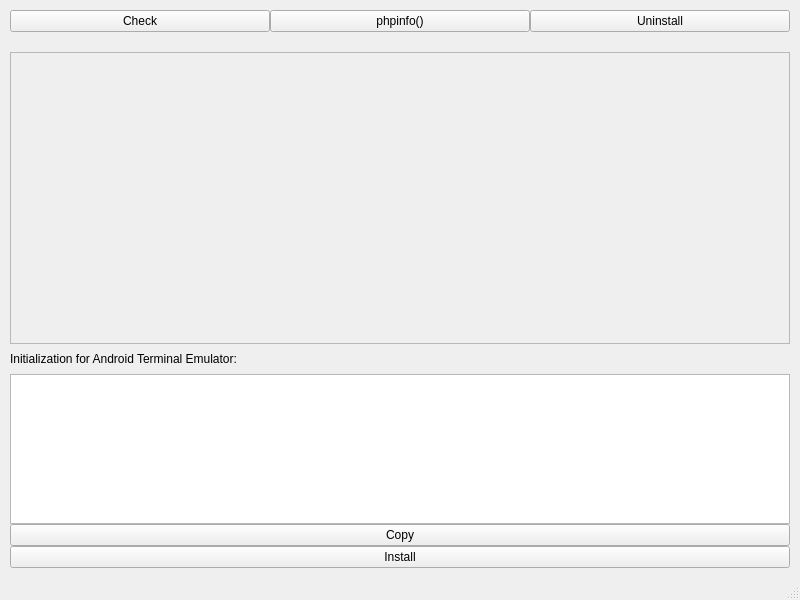
<?xml version="1.0" encoding="UTF-8"?>
<ui version="4.0">
 <class>MainWindow</class>
 <widget class="QMainWindow" name="MainWindow">
  <property name="geometry">
   <rect>
    <x>0</x>
    <y>0</y>
    <width>800</width>
    <height>600</height>
   </rect>
  </property>
  <property name="windowTitle">
   <string>MainWindow</string>
  </property>
  <widget class="QWidget" name="centralwidget">
   <layout class="QVBoxLayout" name="verticalLayout">
    <property name="spacing">
     <number>0</number>
    </property>
    <property name="leftMargin">
     <number>0</number>
    </property>
    <property name="topMargin">
     <number>0</number>
    </property>
    <property name="rightMargin">
     <number>0</number>
    </property>
    <property name="bottomMargin">
     <number>0</number>
    </property>
    <item>
     <layout class="QHBoxLayout" name="installLayout">
      <property name="leftMargin">
       <number>10</number>
      </property>
      <property name="topMargin">
       <number>10</number>
      </property>
      <property name="rightMargin">
       <number>10</number>
      </property>
      <property name="bottomMargin">
       <number>10</number>
      </property>
      <item>
       <widget class="QPushButton" name="checkButton">
        <property name="text">
         <string>Check</string>
        </property>
       </widget>
      </item>
      <item>
       <widget class="QPushButton" name="infoButton">
        <property name="text">
         <string>phpinfo()</string>
        </property>
       </widget>
      </item>
      <item>
       <widget class="QPushButton" name="uninstallButton">
        <property name="text">
         <string>Uninstall</string>
        </property>
       </widget>
      </item>
     </layout>
    </item>
    <item>
     <layout class="QVBoxLayout" name="envLayout">
      <property name="spacing">
       <number>0</number>
      </property>
      <property name="leftMargin">
       <number>10</number>
      </property>
      <property name="topMargin">
       <number>10</number>
      </property>
      <property name="rightMargin">
       <number>10</number>
      </property>
      <property name="bottomMargin">
       <number>10</number>
      </property>
      <item>
       <widget class="QScrollArea" name="scrollArea">
        <property name="widgetResizable">
         <bool>true</bool>
        </property>
        <widget class="QWidget" name="scrollAreaWidgetContents">
         <property name="geometry">
          <rect>
           <x>0</x>
           <y>0</y>
           <width>778</width>
           <height>244</height>
          </rect>
         </property>
         <layout class="QVBoxLayout" name="verticalLayout_2">
          <item>
           <widget class="QLabel" name="ziraLabel">
            <property name="enabled">
             <bool>true</bool>
            </property>
            <property name="minimumSize">
             <size>
              <width>250</width>
              <height>154</height>
             </size>
            </property>
            <property name="text">
             <string/>
            </property>
            <property name="pixmap">
             <pixmap resource="qrc/images.qrc">:/images/zira.png</pixmap>
            </property>
            <property name="scaledContents">
             <bool>false</bool>
            </property>
            <property name="alignment">
             <set>Qt::AlignCenter</set>
            </property>
           </widget>
          </item>
          <item>
           <widget class="QLabel" name="versionsLabel">
            <property name="text">
             <string/>
            </property>
            <property name="textFormat">
             <enum>Qt::RichText</enum>
            </property>
            <property name="wordWrap">
             <bool>true</bool>
            </property>
            <property name="margin">
             <number>0</number>
            </property>
           </widget>
          </item>
         </layout>
        </widget>
       </widget>
      </item>
      <item>
       <widget class="QLabel" name="envLabel">
        <property name="minimumSize">
         <size>
          <width>0</width>
          <height>30</height>
         </size>
        </property>
        <property name="text">
         <string>Initialization for Android Terminal Emulator:</string>
        </property>
        <property name="wordWrap">
         <bool>true</bool>
        </property>
       </widget>
      </item>
      <item>
       <widget class="QTextEdit" name="envTextEdit">
        <property name="maximumSize">
         <size>
          <width>16777215</width>
          <height>150</height>
         </size>
        </property>
        <property name="readOnly">
         <bool>true</bool>
        </property>
       </widget>
      </item>
      <item>
       <widget class="QPushButton" name="copyButton">
        <property name="text">
         <string>Copy</string>
        </property>
       </widget>
      </item>
      <item>
       <widget class="QPushButton" name="installButton">
        <property name="text">
         <string>Install</string>
        </property>
       </widget>
      </item>
     </layout>
    </item>
   </layout>
  </widget>
  <widget class="QMenuBar" name="menubar">
   <property name="geometry">
    <rect>
     <x>0</x>
     <y>0</y>
     <width>800</width>
     <height>25</height>
    </rect>
   </property>
  </widget>
  <widget class="QStatusBar" name="statusbar"/>
 </widget>
 <resources>
  <include location="qrc/images.qrc"/>
 </resources>
 <connections/>
</ui>
